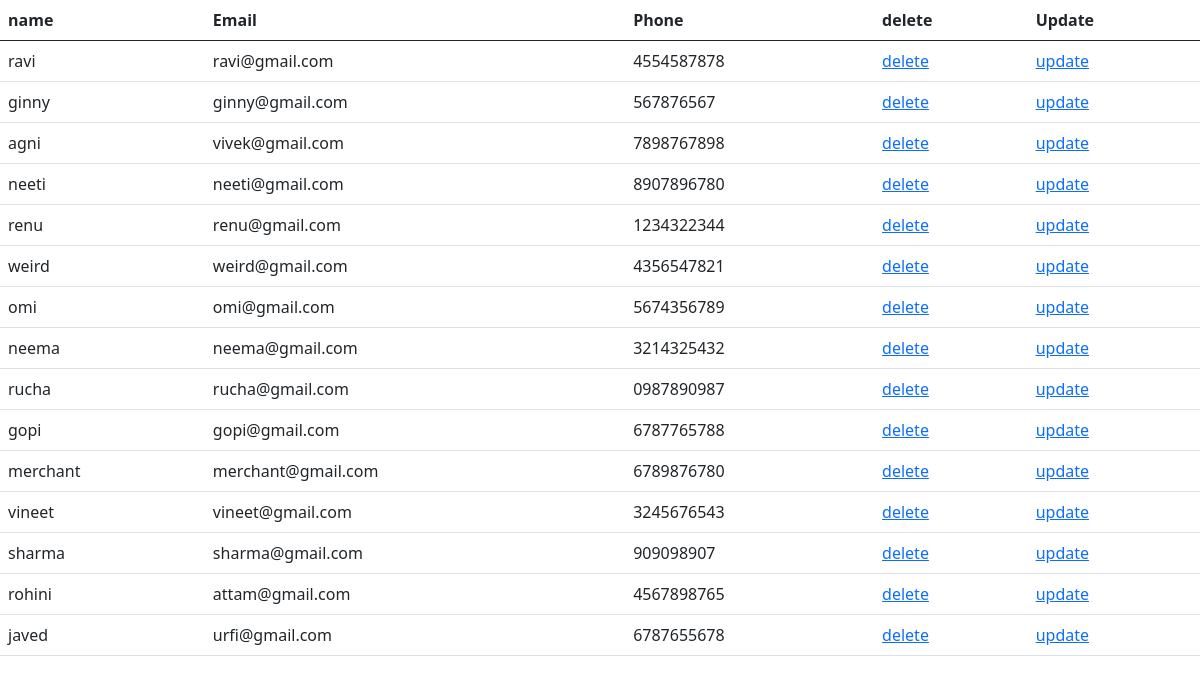
Screenshot of /table/ with the database file from the repository.
### appy/models.py (models this page shows)
class Register(models.Model):
    name=models.CharField(max_length=200)
    email=models.EmailField(max_length=200)
    phone=models.CharField(max_length=100)
    password=models.CharField(max_length=200)

### appy/views.py (the view)
# urls.py: path('table/',views.table)
def table(request):
     data=Register.objects.all()
     return render(request,'table.html',{'data':data})

### appy/templates/table.html (shortened to what this page needs)
<!DOCTYPE html>
<html>
<head>
    <link href="https://cdn.jsdelivr.net/npm/bootstrap@5.0.2/dist/css/bootstrap.min.css" rel="stylesheet">
</head>
<body bgcolor="cyan">
    <center>
        <table class="table">
            <thead>
                <tr>
                    <th>name</th>
                    <th>Email</th>
                    <th>Phone</th>
                    <th>delete</th>
                    <th>Update</th>
                </tr>
            </thead>
            <tbody>
                {% for i in data %}
                <tr>
                    <td>{{i.name}}</td>
                    <td>{{i.email}}</td>
                    <td>{{i.phone}}</td>
                    <td><a href="del?uid={{i.id}}">delete</a></td>
                    <td><a href="update/{{i.id}}">update</a></td>
                </tr>
                {% endfor %}
            </tbody>
        </table>
</center>
</body>
</html>

### rows the page displays
Register: name "ravi", email "ravi@gmail.com", phone "4554587878"
Register: name "ginny", email "ginny@gmail.com", phone "567876567"
Register: name "agni", email "vivek@gmail.com", phone "7898767898"
Register: name "neeti", email "neeti@gmail.com", phone "8907896780"
Register: name "renu", email "renu@gmail.com", phone "1234322344"
Register: name "weird", email "weird@gmail.com", phone "4356547821"
Register: name "omi", email "omi@gmail.com", phone "5674356789"
Register: name "neema", email "neema@gmail.com", phone "3214325432"
Register: name "rucha", email "rucha@gmail.com", phone "0987890987"
Register: name "gopi", email "gopi@gmail.com", phone "6787765788"
Register: name "merchant", email "merchant@gmail.com", phone "6789876780"
Register: name "vineet", email "vineet@gmail.com", phone "3245676543"
Register: name "sharma", email "sharma@gmail.com", phone "909098907"
Register: name "rohini", email "attam@gmail.com", phone "4567898765"
Register: name "javed", email "urfi@gmail.com", phone "6787655678"
